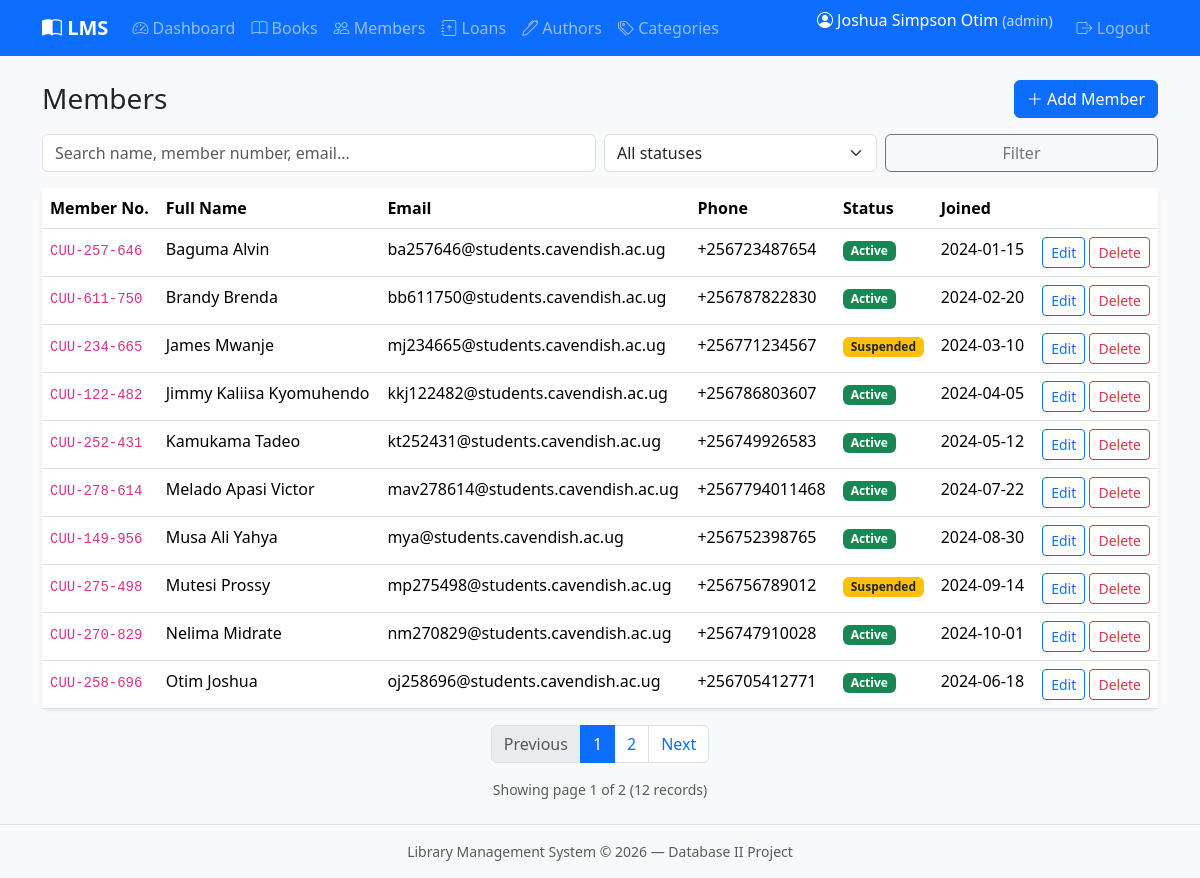
Screenshot of /members/index.php (signed in) with the database file from the repository.
### tables this page shows
CREATE TABLE members (
  id INT UNSIGNED AUTO_INCREMENT PRIMARY KEY,
  member_number VARCHAR(20) NOT NULL UNIQUE,
  full_name VARCHAR(150) NOT NULL,
  email VARCHAR(150) NOT NULL UNIQUE,
  phone VARCHAR(30) DEFAULT NULL,
  status ENUM('active', 'suspended') NOT NULL DEFAULT 'active',
  date_joined DATE NOT NULL,
  created_at TIMESTAMP DEFAULT CURRENT_TIMESTAMP,
  updated_at TIMESTAMP DEFAULT CURRENT_TIMESTAMP ON UPDATE CURRENT_TIMESTAMP
);

### members/index.php (the view, shortened to what this page needs)
<?php
require_once __DIR__ . '/../config/database.php';
require_once __DIR__ . '/../includes/functions.php';
$search = trim($_GET['search'] ?? '');
$where  = ' WHERE 1=1';
$params = [];
$countStmt = $pdo->prepare("SELECT COUNT(*) FROM members $where");
$countStmt->execute($params);
$total = (int)$countStmt->fetchColumn();
$pagination = get_pagination($total, 10);
$sql = "SELECT * FROM members $where ORDER BY full_name ASC
        LIMIT {$pagination['per_page']} OFFSET {$pagination['offset']}";
$stmt = $pdo->prepare($sql);
$stmt->execute($params);
$members = $stmt->fetchAll();
include __DIR__ . '/../includes/header.php';
?>
<div class="d-flex justify-content-between align-items-center mb-3">
    <h1 class="h3 mb-0">Members</h1>
    <a href="create.php" class="btn btn-primary"><i class="bi bi-plus-lg"></i> Add Member</a>
</div>
<form method="get" class="row g-2 mb-3">
    <div class="col-md-6">
        <input type="text" name="search" class="form-control" placeholder="Search name, member number, email..."
               value="<?= e($search) ?>">
    </div>
    <div class="col-md-3">
        <select name="status" class="form-select">
            <option value="">All statuses</option>
        </select>
    </div>
    <div class="col-md-3">
        <button class="btn btn-outline-secondary w-100" type="submit">Filter</button>
    </div>
</form>
<div class="card">
    <div class="table-responsive">
        <table class="table table-hover mb-0">
            <thead>
                <tr>
                    <th>Member No.</th>
                    <th>Full Name</th>
                    <th>Email</th>
                    <th>Phone</th>
                    <th>Status</th>
                    <th>Joined</th>
                    <th></th>
                </tr>
            </thead>
            <tbody>
            <?php if (empty($members)): ?>
                <tr><td colspan="7" class="text-center text-muted py-4">No members found</td></tr>
            <?php else: ?>
                <?php foreach ($members as $m): ?>
                <tr>
                    <td><code><?= e($m['member_number']) ?></code></td>
                    <td><?= e($m['full_name']) ?></td>
                    <td><?= e($m['email']) ?></td>
                    <td><?= e($m['phone'] ?? '—') ?></td>
                    <td>
                        <span class="badge <?= $m['status'] === 'active' ? 'bg-success' : 'bg-warning text-dark' ?>">
                            <?= e(ucfirst($m['status'])) ?>
                        </span>
                    </td>
                    <td><?= e($m['date_joined']) ?></td>
                    <td class="text-end text-nowrap">
                        <a href="edit.php?id=<?= $m['id'] ?>" class="btn btn-sm btn-outline-primary">Edit</a>
                        <a href="delete.php?id=<?= $m['id'] ?>" class="btn btn-sm btn-outline-danger"
                           data-confirm="Delete this member? This cannot be undone if they have no active loans.">
                            Delete
                        </a>
                    </td>
                </tr>
                <?php endforeach; ?>
            <?php endif; ?>
            </tbody>
        </table>
    </div>
</div>
<?php include __DIR__ . '/../includes/footer.php'; ?>

### assets/css/style.css (style rules this page uses)
body { min-height: 100vh; display: flex; flex-direction: column; background-color: #f8f9fa; }
.card { border: none; box-shadow: 0 0.125rem 0.25rem rgba(0, 0, 0, 0.075); }
.table th { white-space: nowrap; }

### rows the page displays
members: member_number "CUU-257-646", full_name "Baguma Alvin", email "ba257646@students.cavendish.ac.ug", phone "+256723487654", status "Active", date_joined "2024-01-15"
members: member_number "CUU-611-750", full_name "Brandy Brenda", email "bb611750@students.cavendish.ac.ug", phone "+256787822830", status "Active", date_joined "2024-02-20"
members: member_number "CUU-234-665", full_name "James Mwanje", email "mj234665@students.cavendish.ac.ug", phone "+256771234567", status "Suspended", date_joined "2024-03-10"
members: member_number "CUU-122-482", full_name "Jimmy Kaliisa Kyomuhendo", email "kkj122482@students.cavendish.ac.ug", phone "+256786803607", status "Active", date_joined "2024-04-05"
members: member_number "CUU-252-431", full_name "Kamukama Tadeo", email "kt252431@students.cavendish.ac.ug", phone "+256749926583", status "Active", date_joined "2024-05-12"
members: member_number "CUU-278-614", full_name "Melado Apasi Victor", email "mav278614@students.cavendish.ac.ug", phone "+2567794011468", status "Active", date_joined "2024-07-22"
members: member_number "CUU-149-956", full_name "Musa Ali Yahya", email "mya@students.cavendish.ac.ug", phone "+256752398765", status "Active", date_joined "2024-08-30"
members: member_number "CUU-275-498", full_name "Mutesi Prossy", email "mp275498@students.cavendish.ac.ug", phone "+256756789012", status "Suspended", date_joined "2024-09-14"
members: member_number "CUU-270-829", full_name "Nelima Midrate", email "nm270829@students.cavendish.ac.ug", phone "+256747910028", status "Active", date_joined "2024-10-01"
members: member_number "CUU-258-696", full_name "Otim Joshua", email "oj258696@students.cavendish.ac.ug", phone "+256705412771", status "Active", date_joined "2024-06-18"

### other values shown
$_SESSION['full_name'] "Joshua Simpson Otim"
$_SESSION['role'] "admin"
$p['page'] "1"
$p['total_pages'] "2"
$p['total'] "12"
